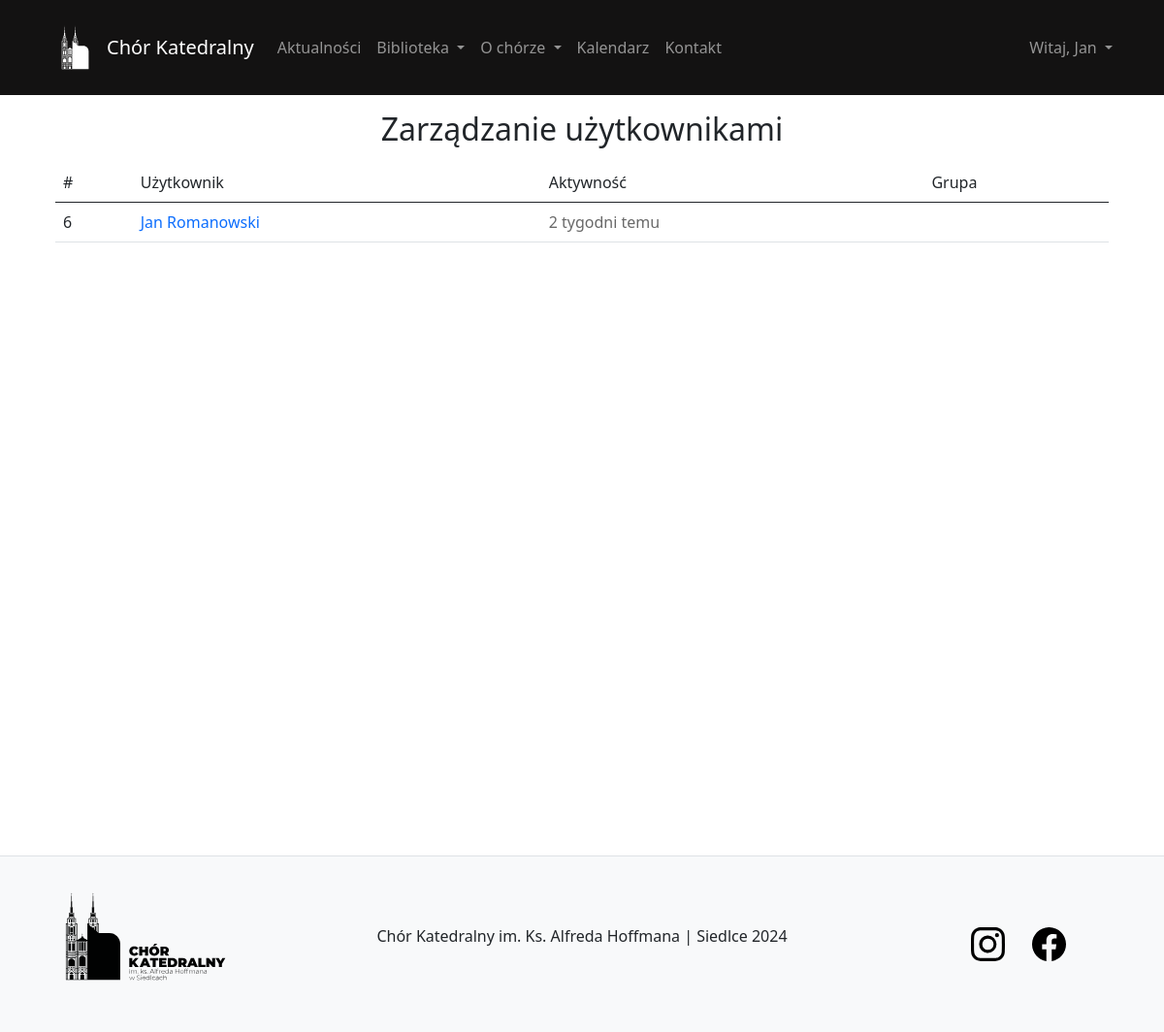
Before: /user/manage-users/ (signed in) with the older database file.
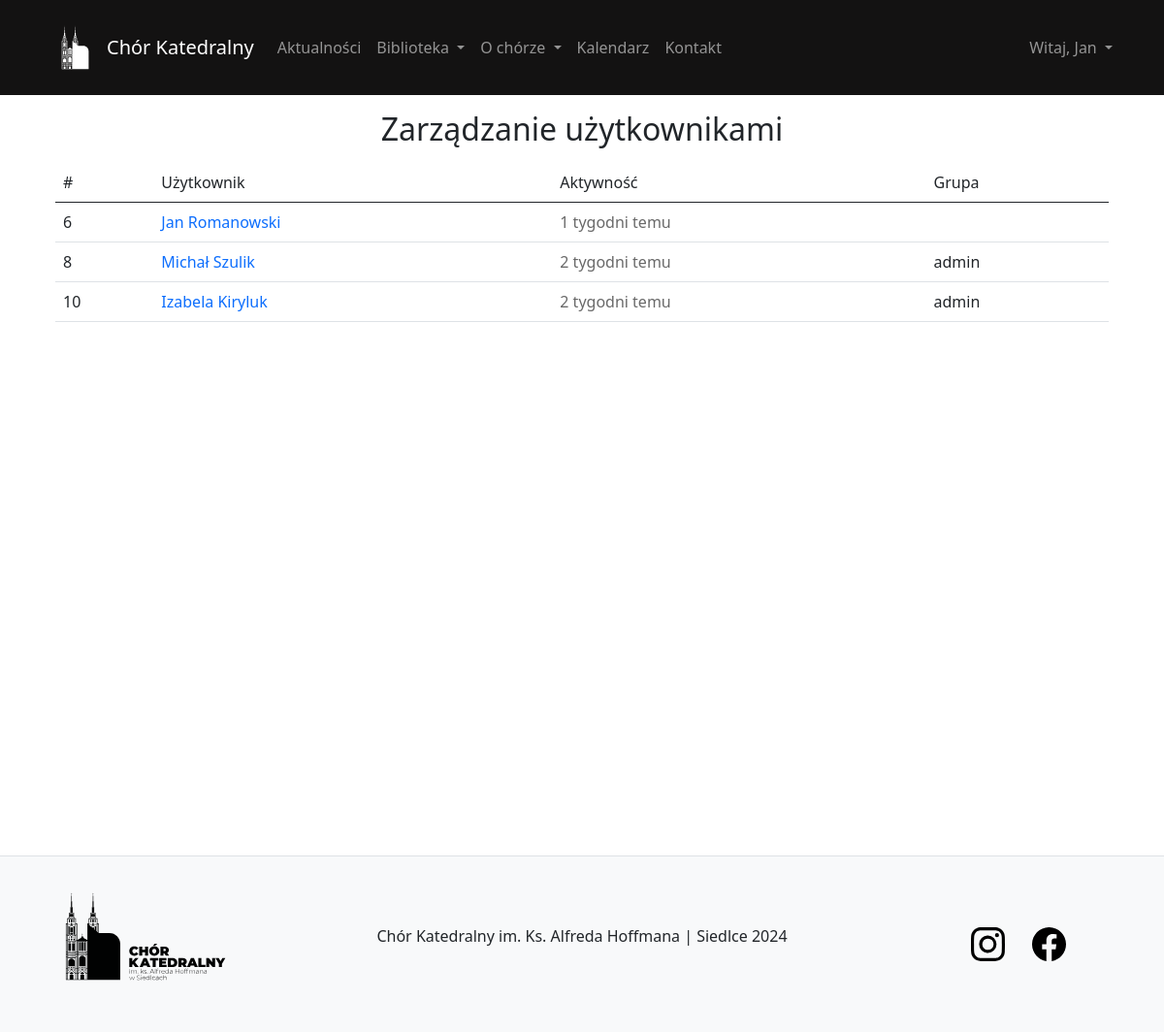
After: the same page with the newer database file.
### user/models.py (models this page shows, shortened)
class User(AbstractBaseUser, PermissionsMixin):
    email = models.EmailField(unique=True)
    name = models.CharField(max_length=30)
    surname = models.CharField(max_length=30)
    voice_type = models.CharField(max_length=10, default='guest')
    last_activity = models.DateTimeField(null=True, blank=True)
    is_staff = models.BooleanField(default=False)
    is_active = models.BooleanField(default=True)
    date_joined = models.DateTimeField(default=timezone.now)
    objects = CustomUserManager()
    USERNAME_FIELD = 'email'
    REQUIRED_FIELDS = ['name', 'surname']

### user/views.py (the view)
# urls.py: path('manage-users/', views.manageUsers, name='manageUsers'),
@permission_required('user.change_user', raise_exception=True)
def manageUsers(request):
    users = User.objects.all()
    context = {
        'users': users,
        'form': UserPermissionsForm(),
    }
    return render(request, 'user/manage_users.html', context)

### library/context_processors.py (called while the page is built)
def current_time(request):
    now = timezone.now()
    return {
        'current_year': now.year,
        'current_month': now.month,
    }

### user/templates/user/manage_users.html (shortened to what this page needs)
{% extends 'content/template.html' %}
{% load extras %}
{% load static %}
{% block body %}
<h2 class="mb-3 mt-3 text-center">Zarządzanie użytkownikami</h2>
<div class="container-fluid w-100">
    <table class="table table-hover">
        <thead>
            <tr>
                <td>#</td>
                <td>Użytkownik</td>
                <td>Aktywność</td>
                <td>Grupa</td>
            </tr>
    </thead>
    <tbody>
        {% for usr in users %}
            <tr>
                <td>{{ usr.id }}</td>
                <td><a {% if usr.is_active == False %} style="color:red;" {% endif %}  href="{% url 'detailsUser' id=usr.id %}">{{ usr.name }} {{ usr.surname }}</a></td>
                {% if usr.last_activity|activity_status == 'online' %}
                    <td class="online">{{ usr.last_activity|activity_status }}</td>
                {% elif usr.last_activity|activity_status == 'offline' %}
                    <td class="offline">{{ usr.last_activity|activity_status }}</td>
                {% else %}
                    <td class="recently">{{ usr.last_activity|activity_status }}</td>
                {% endif %}
                <td>{{ usr.groups.first.name }}</td>
            </tr>
        {% endfor %}
    </tbody>
    </table>
</div>
{% endblock %}

### content/templates/content/template.html (shortened to what this page needs)
{% load static %}
<!DOCTYPE html>
<html lang="en">
<head>
    <link href="https://cdn.jsdelivr.net/npm/bootstrap@5.0.2/dist/css/bootstrap.min.css" rel="stylesheet">
    <link rel="stylesheet" href="https://cdnjs.cloudflare.com/ajax/libs/toastr.js/latest/toastr.min.css">
    <link rel="stylesheet" href="{% static 'content/css/main.css' %}">
    <link rel="stylesheet" href="{% static 'content/css/scss.scss' %}">
</head>
<body class="body-bg">
    <div class="overlay">
        <nav class="navbar navbar-dark navbar-expand-lg bg-dark sticky-top">
            <div class="container main-container">
                <img class="m-0 p-0" src="{% static 'content/img/logo_light.svg' %}" width="65px" alt="Chór Katedralny">
                <a class="navbar-brand text-center" href="/">
                    Chór Katedralny
                </a>
                <div class="collapse navbar-collapse" id="navbarTogglerDemo03">
                    <ul class="navbar-nav me-auto mb-2 mb-lg-0">
                        <li class="nav-item">
                            <a class="nav-link" href="{% url 'listNews' %}">Aktualności</a>
                        </li>
                        {% if user.is_authenticated %}
                        <li class="nav-item dropdown">
                            <a class="nav-link dropdown-toggle" href="#" id="navbarDarkDropdownMenuLink" role="button"
                               data-bs-toggle="dropdown" aria-expanded="false">
                                Biblioteka
                            </a>
                        </li>
                        {% else %}
                        <li class="nav-item">
                            <a class="nav-link" href="{% url 'listComposition' %}">Biblioteka</a>
                        </li>
                        {% endif %}
                        <ul class="navbar-nav">
                            <li class="nav-item dropdown">
                                <a class="nav-link dropdown-toggle" href="#" id="navbarDarkDropdownMenuLink" role="button"
                                   data-bs-toggle="dropdown" aria-expanded="false">
                                    O chórze
                                </a>
                            </li>
                        </ul>
                        <li class="nav-item">
                            {% if current_year and current_month %}
                            <a class="nav-link" href="{% url 'calendar' current_year current_month %}">Kalendarz</a>
                            {% else %}
                                <a class="nav-link" href="#">Kalendarz</a>
                            {% endif %}
                        </li>
                        <li class="nav-item">
                            <a class="nav-link" href="{% url 'contact' %}">Kontakt</a>
                        </li>
                    </ul>
                    {% if user.is_authenticated %}
                        <ul class="navbar-nav">
                            <li class="nav-item dropdown">
                                <a class="nav-link dropdown-toggle" href="#" id="navbarDarkDropdownMenuLink" role="button"
                                   data-bs-toggle="dropdown" aria-expanded="false">
                                   Witaj, {{ user.name }}
                                </a>
                            </li>
                        </ul>
                    {% else %}
                        <a class="btn btn-success" href="{% url 'signIn' %}" role="button">Zaloguj</a>
                    {% endif %}
                </div>
            </div>
        </nav>
        <div class="container main-container align-items-center" style="min-height: 90vh; width: 100%">
            <div class="toast-container position-fixed bottom-0 end-0 p-3" style="z-index: 11">
            </div>
            {% block body %}
            {% endblock %}
        </div>
        {% include 'content/footer.html' %}
    </div>
</body>
</html>

### content/templates/content/footer.html (shortened to what this page needs)
{% load static %}
<footer class="text-center mt-5 border-top bg-light">
    <div class="container-fluid px-0">
        <div class="row justify-content-between align-items-center mx-0">
            <div class="col-md-3 mb-3 mb-3 md-0">
                <img class="m-0 p-0" src="{% static 'content/img/logo_dark_with_text.svg' %}" width="240px" alt="Chór Katedralny">
            </div>
            <div class="col-md-6 mb-md-0">
                <p>Chór Katedralny im. Ks. Alfreda Hoffmana | Siedlce 2024</p>
            </div>
            <div class="col-md-3">
                <ul class="list-inline mb-0 justify-content-end">
                    <li class="list-inline-item">
                        <a class="text-body-secondary me-3" href="https://www.instagram.com/chorkatedralny.siedlce?utm_medium=copy_link">
                        </a>
                    </li>
                    <li class="list-inline-item">
                        <a class="text-body-secondary" href="https://www.facebook.com/chorkatedralny.siedlce">
                        </a>
                    </li>
                </ul>
            </div

### content/static/content/css/main.css (style rules this page uses)
.main-container { margin-right: auto; margin-left: auto; padding-right: 15px; padding-left: 15px; }
.sticky-top { position: sticky; top: 0; scroll-padding-top: 108px; }
a { text-decoration: none; }

### content/templates/content/template.html (style rules this page uses)
.bg-dark { background-color: rgb(19, 18, 18) !important; }

### user/templates/user/manage_users.html (style rules this page uses)
.recently { color: dimgray; }

Changed rows visible on the page:
changed User "Jan": last_activity|activity_status "2 tygodni temu" → "1 tygodni temu"
added User: id "8", name "Michał", surname "Szulik", last_activity|activity_status "2 tygodni temu", groups.first.name "admin"
added User: id "10", name "Izabela", surname "Kiryluk", last_activity|activity_status "2 tygodni temu", groups.first.name "admin"
